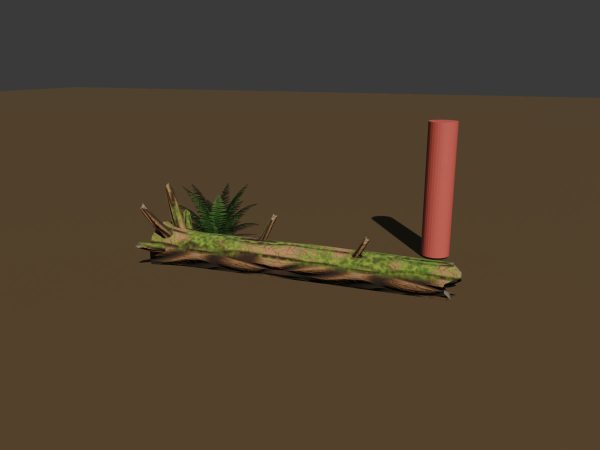
#> input picture docs/checkpoints/forest_floor/forest_floor-eevee-together.jpg, 1200 x 900 px, given in place of ref-1.jpg, which was not available (shown at 1/2 size)
$ python sheet.py
#> lines starting #> are read from the running program, lines starting #| are printed output that depends on the picture; pictures that were not available may be replaced by others from this repository, and a replacement may not be noted
"""Review sheet for the forest-floor props, fern_clump and log_fallen (P3, refs approved 2026-10-13):
the approved references, textured headless EEVEE stills, and the in-engine shots (`--tilt off`) from
forest_floor.json. Run from the repo root after run.sh: python3 docs/checkpoints/forest_floor/sheet.py"""
import pathlib
import sys

ROOT = pathlib.Path(__file__).resolve().parents[3]
sys.path.insert(0, str(ROOT / "scripts/assets"))
from PIL import Image, ImageDraw  # noqa: E402

DOCS = ROOT / "docs/checkpoints/forest_floor"
REFS = ROOT / "assets-source/refs/forest"
CELLS = [
    (REFS / "ref-1.jpg", "ref-1 (approved): ferns and the fallen log"),
    (REFS / "ref-2.jpg", "ref-2 (approved): ferns tucked at the trunk"),
    (DOCS / "fern_clump-eevee-low_side.jpg", "fern_clump, textured EEVEE (Blender AgX; evidence only)"),
    (DOCS / "log_fallen-eevee-three_quarter.jpg", "log_fallen, textured EEVEE (evidence only)"),
    (DOCS / "forest_floor-eevee-together.jpg", "EEVEE: log, fern and a 1.7 m figure"),
    (DOCS / "floor-play.jpg", "in engine, play distance, tilt off: the forest at (-2, 1)"),
    (DOCS / "floor-log-sun.jpg", "log close-up, sun side (about 6 m)"),
    (DOCS / "floor-log-shade.jpg", "log close-up, shade side (about 5 m)"),
    (DOCS / "floor-fern-sun.jpg", "fern in open sun, sun side (about 4 m)"),
    (DOCS / "floor-fern-shade.jpg", "fern, shade side, looking toward the sun (about 4 m)"),
    (DOCS / "floor-fern-trunk.jpg", "fern tucked at a spruce trunk, in the crown's shade (ref-2)"),
    (DOCS / "floor-eye.jpg", "eye level 1.7 m in the forest"),
    (DOCS / "floor-scale.jpg", "scale: the log, a spruce and a parked sedan"),
]
W, H, PAD, LABEL = 800, 500, 12, 28
cols, rows = 2, (len(CELLS) + 1) // 2
sheet = Image.new("RGB", (cols * (W + PAD) + PAD, rows * (H + LABEL + PAD) + PAD), (30, 30, 30))
#> sheet: PIL image 1636x3792 RGB; every value is 30
draw = ImageDraw.Draw(sheet)
for i, (path, label) in enumerate(CELLS):
    img = Image.open(path).convert("RGB")
#> img is the input picture: PIL image 1200x900 RGB; mean R, G, B 78.2, 64.1, 46.5
    img.thumbnail((W, H))
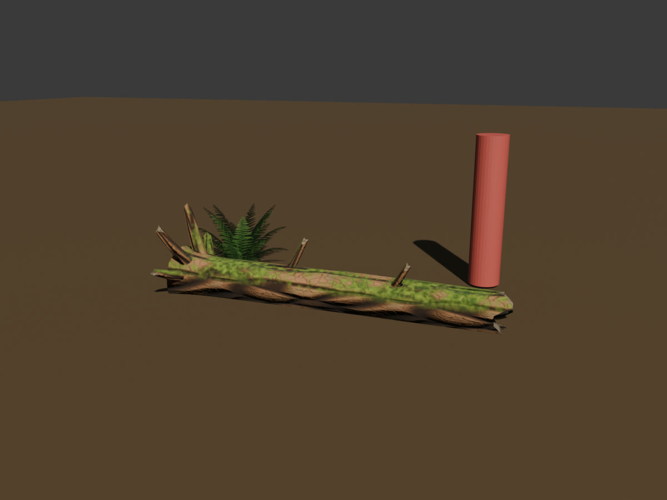
#> img: PIL image 667x500 RGB; mean R, G, B 78.2, 64.1, 46.5
    x = PAD + (i % cols) * (W + PAD)
    y = PAD + (i // cols) * (H + LABEL + PAD)
    sheet.paste(img, (x + (W - img.width) // 2, y + LABEL + (H - img.height) // 2))
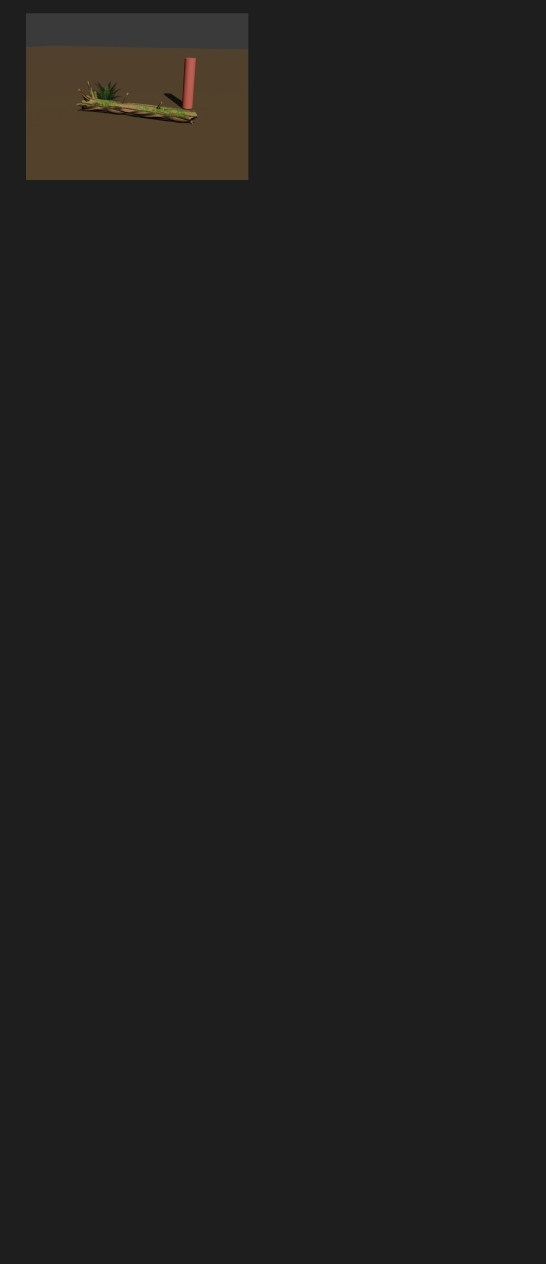
#> sheet: PIL image 1636x3792 RGB (shown at 1/3 size); mean R, G, B 32.6, 31.8, 30.9
    draw.text((x + 4, y + 6), label, fill=(230, 230, 230))
#> pass 2 of the loop `for i, (path, label) in enumerate(CELLS):`:
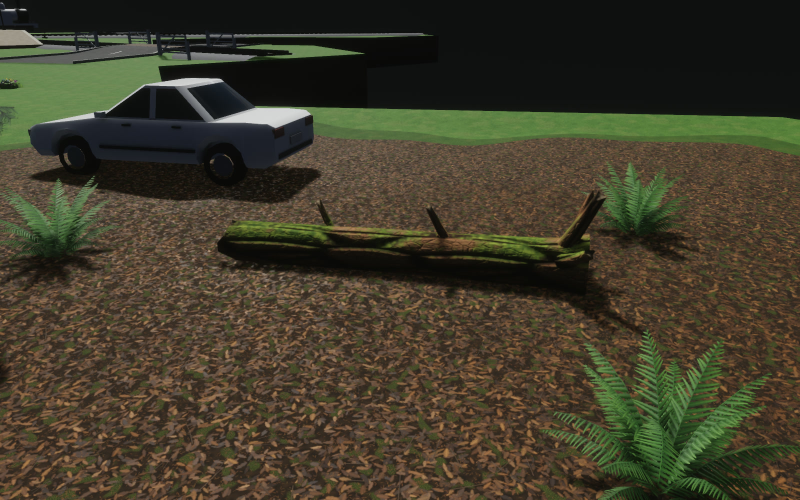
#> input picture docs/checkpoints/forest_floor/floor-log-shade.jpg, 1600 x 1000 px, given in place of ref-2.jpg, which was not available (shown at 1/2 size)
#> img is the input picture: PIL image 1600x1000 RGB; mean R, G, B 64.3, 59.7, 42.3
#> `img.thumbnail((W, H))`:
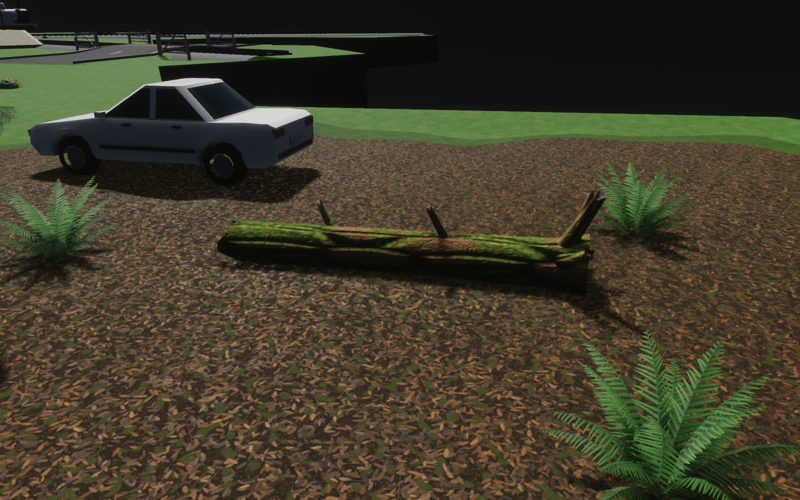
#> img: PIL image 800x500 RGB; mean R, G, B 64.3, 59.7, 42.3
#> `sheet.paste(img, (x + (W - img.width) // 2, y + LABEL + (H - img.heigh..`:
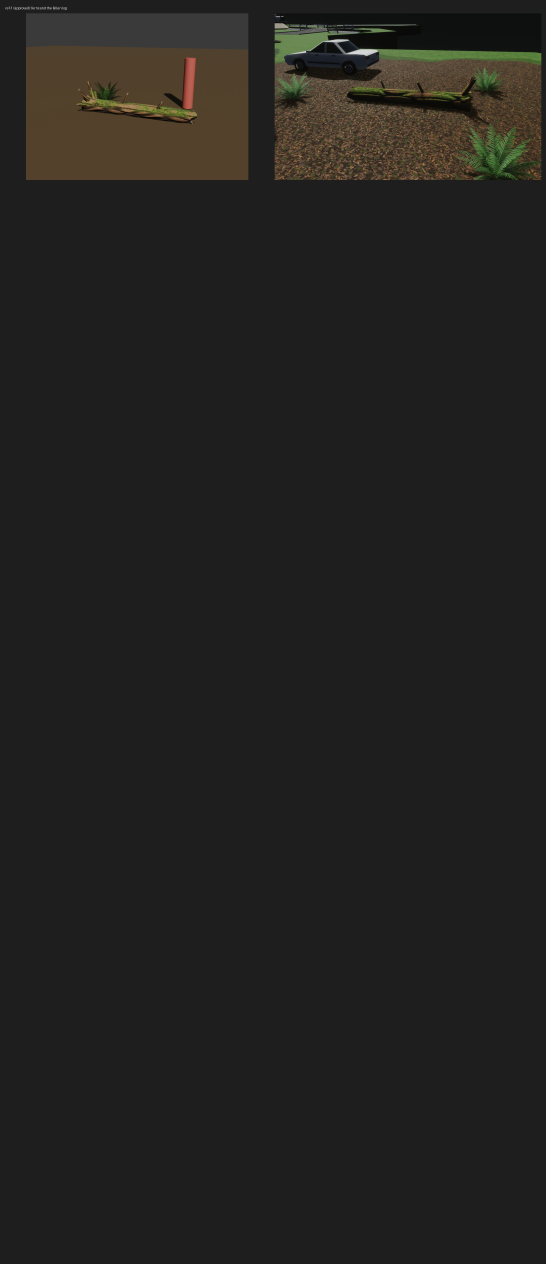
#> sheet: PIL image 1636x3792 RGB (shown at 1/3 size); mean R, G, B 34.8, 33.8, 31.7
#> (the run stopped early here; a loop or call above may not have finished)
